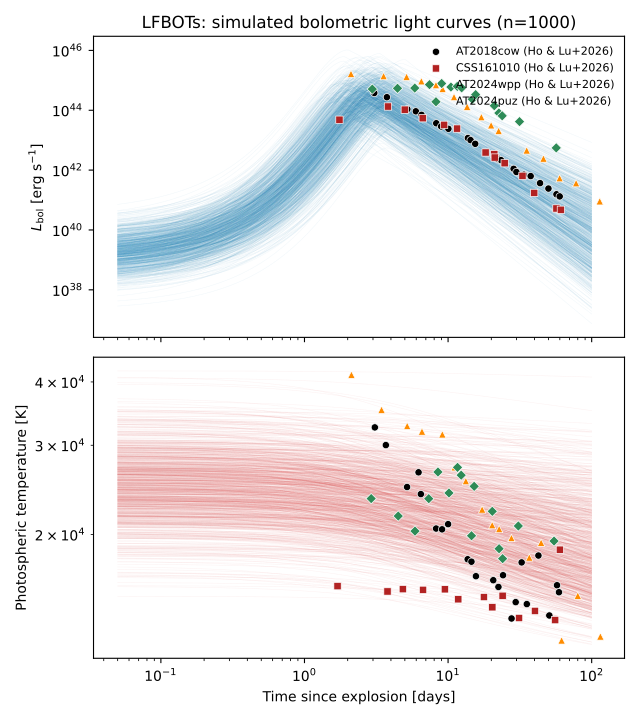

Generate this figure with Python:
from pathlib import Path

import numpy as np
import matplotlib.pyplot as plt
from astropy import units as u
from astropy.table import Table

import uvex_transients
from uvex_transients.models.lfbots import LFBOTCoolingBlackbodySED as SEDClass

rng = np.random.default_rng(20260910)
n_samples = 1000

params = SEDClass().sample_parameters(size=n_samples, rng=rng)
params_grid = {name: value[:, None] for name, value in params.items()}

t = np.geomspace(0.05, 100, 200) * u.day
L_bol = SEDClass.eval_bolometric(t, **params_grid)
T = SEDClass.temperature(t, **params_grid)

fig, (ax_L, ax_T) = plt.subplots(2, 1, figsize=(6.4, 7.2), sharex=True)

for row in range(n_samples):
    ax_L.plot(t.to_value(u.day), L_bol[row].to_value(u.erg / u.s), color="C0", lw=0.4, alpha=0.06)
    ax_T.plot(t.to_value(u.day), T[row].to_value(u.K), color="C3", lw=0.4, alpha=0.06)

data_dir = Path(uvex_transients.__file__).parent.parent / "test_data" / "transients"
observed_lfbots = [
    ("2018cow_holu2026.txt", "AT2018cow (Ho & Lu+2026)", "o", "k"),
    ("css161010_holu2026.txt", "CSS161010 (Ho & Lu+2026)", "s", "firebrick"),
    ("2024wpp_holu2026.txt", "AT2024wpp (Ho & Lu+2026)", "^", "darkorange"),
    ("2024puz_holu2026.txt", "AT2024puz (Ho & Lu+2026)", "D", "seagreen"),
]

for suffix, label, marker, color in observed_lfbots:
    lbol_obs = Table.read(data_dir / f"lbol_{suffix}", format="ascii")
    Tphot_obs = Table.read(data_dir / f"Tphot_{suffix}", format="ascii")
    ax_L.scatter(
        lbol_obs["time"], lbol_obs["L_bol"],
        marker=marker, s=28, color=color, edgecolor="white", linewidth=0.5, zorder=5,
        label=label,
    )
    ax_T.scatter(
        Tphot_obs["time"], Tphot_obs["T_phot"],
        marker=marker, s=28, color=color, edgecolor="white", linewidth=0.5, zorder=5,
        label=label,
    )

ax_L.set_xscale("log")
ax_L.set_yscale("log")
ax_L.set_ylabel(r"$L_\mathrm{bol}$ [erg s$^{-1}$]")
ax_L.set_title("LFBOTs: simulated bolometric light curves (n=1000)")
ax_L.legend(loc="upper right", fontsize=8, frameon=False)

ax_T.set_yscale("log")
ax_T.set_xlabel("Time since explosion [days]")
ax_T.set_ylabel("Photospheric temperature [K]")

fig.tight_layout()
